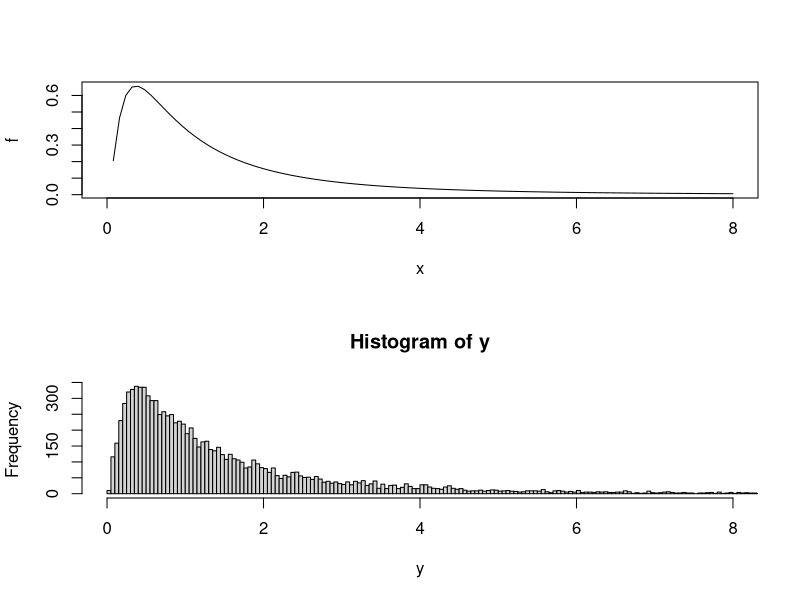

R code for this plot:
par(mfrow = c(2, 1))

f <- function(y){1/(y*sqrt(2*pi))*exp(1)^(-(log(y)^2)/2)}
plot(f, xlim = c(0,8))

x <- rnorm(10000) ### draw n Normals,
### mean mu and st.dev sigma
y <- exp(x) ### y = e^x
hist(y, breaks = 1000, xlim = c(0,8)) ### histogram
